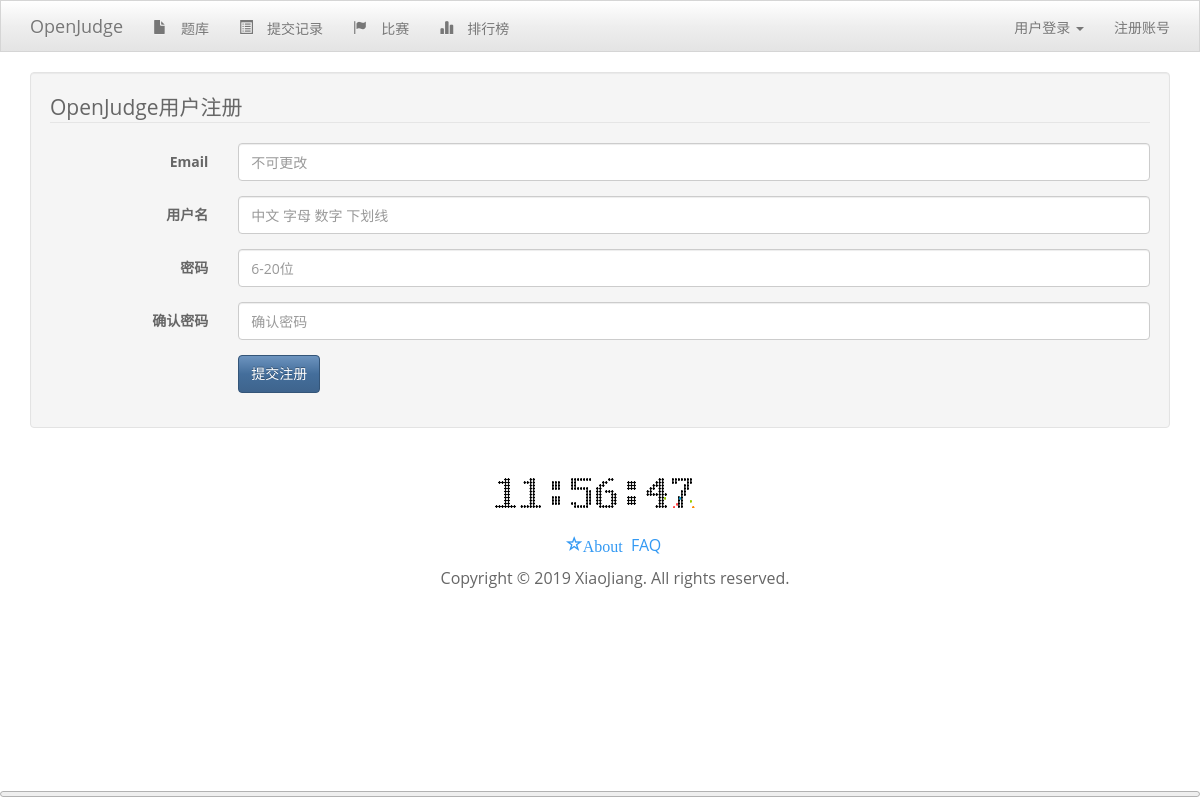
The app's page /Register.php, older data.
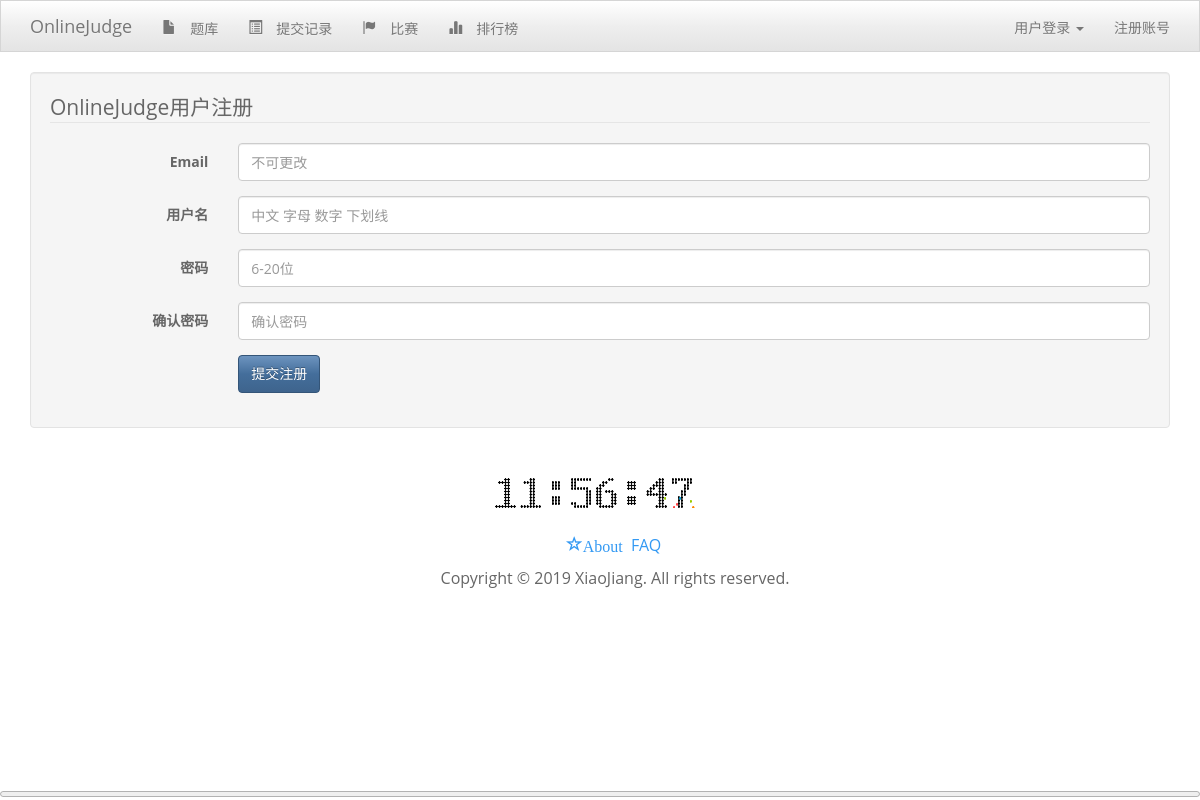
The same page, newer data.
### tables this page shows
CREATE TABLE IF NOT EXISTS `oj_data` (
  `oj_name` varchar(20) NOT NULL COMMENT '网站名称',
  `oj_html_title` varchar(30) NOT NULL COMMENT '标题',
  `oj_title` varchar(30) NOT NULL COMMENT '副名称',
  `oj_runid` int(11) NOT NULL,
  `oj_EvaMacState_1` int(11) NOT NULL,
  `oj_EvaMacState_2` int(11) NOT NULL,
  `oj_allrun_1` int(11) NOT NULL,
  `oj_allrun_2` int(11) NOT NULL
);

### Php/LoadData.php (called while the page is built, shortened)
<?php
function LoadData()
{
    $sql = "SELECT * FROM oj_data";
    $result = mysql_query($sql);
    $row = mysql_fetch_array($result);
    $WebName = $row['oj_name'];
}
LoadData();
?>

### Register.php (the view, shortened to what this page needs)
<!DOCTYPE html>
<html lang="zh-cn">
<?php require_once('Php/HTML_Head.php') ?>
<body>
  <?php require_once ('Php/Page_Header.php') ?>
  <div class="container animated fadeInLeft">
    <div class="well bs-component">
      <form class="form-horizontal" method="post" autocomplete="off" onsubmit="return(pstreginf());" action="Php/RegisterUser.php" target="myIframeRegister">
        <fieldset>
          <legend><?php echo $WebName ?>用户注册</legend>
          <div class="form-group" id="regemail" rel="popover" data-content="请填写正确的email地址" data-original-title="Email">
            <label for="inputEmail" class="col-lg-2 control-label">Email</label>
            <div class="col-lg-10">
              <input id="inputEmail" name="email" type="email" placeholder="不可更改" class="form-control" rel="popover"
                data-content="请填写正确的email地址！" data-html="true">
            </div>
          </div>
          <div class="form-group" id="regusername" rel="popover" data-content="用户名可以由中文，字母，数字，下划线组成。" data-original-title="用户名">
            <label for="inputUsername" class="col-lg-2 control-label">用户名</label>
            <div class="col-lg-10">
              <input id="inputUsername" name="username" type="text" placeholder="中文 字母 数字 下划线" class="form-control">
            </div>
          </div>
          <div class="form-group" id="regpassword" rel="popover" data-content="密码长度最少位，最多20位。" data-original-title="密码">
            <label for="inputPassword" class="col-lg-2 control-label">密码</label>
            <div class="col-lg-10">
              <input id="inputPassword" name="password" type="password" placeholder="6-20位" class="form-control">
            </div>
          </div>
          <div class="form-group" id="regcheckpwd" rel="popover" data-content="请再输入一次密码。" data-original-title="确认密码">
            <label for="inputrepwd" class="col-lg-2 control-label">确认密码</label>
            <div class="col-lg-10">
              <input id="inputrepwd" name="repassword" type="password" placeholder="确认密码" class="form-control">
            </div>
          </div>
          <div class="form-group">
            <div class="col-lg-10 col-lg-offset-2">
              <button id="SubmitRegisterButton" type="submit" class="btn btn-primary">提交注册</button>
            </div>
          </div>
        </fieldset>
      </form>
    </div>
  </div>
  <?php
	require_once('Php/Page_Footer.php');
	?>
</body>
</html>

### Php/Page_Header.php (shortened to what this page needs)
<nav class="navbar navbar-default navbar-static-top" role="navigation">
	<div class="container">
		<div class="navbar-header">
			<a class="navbar-brand" href="/">
				<?php echo $WebName ?>
			</a>
		</div>
		<div class="collapse navbar-collapse" id="topNavbar">
			<ul class="nav navbar-nav">
				<li id="problem">
					<a href="Problem.php">
						<span class="glyphicon glyphicon-file">
						<span class="font-size-1"></span>题库</span>
					</a>
				</li>
				<li id="status">
					<a href="Status.php">
						<span class="glyphicon glyphicon-list-alt">
							<span class="font-size-1"></span>提交记录</span>
					</a>
				</li>
				<li id="contest">
					<a href="Contest.php">
						<span class="glyphicon glyphicon-flag">
							<span class="font-size-1"></span>比赛</span>
					</a>
				</li>
				<li id="ranklist">
					<a href="Ranklist.php">
						<span class="glyphicon glyphicon-stats">
							排行榜</span>
					</a>
				</li>
			</ul>
			<ul class="nav navbar-nav navbar-right">
			</ul>
		</div>
	</div>
</nav>

Row changes from the older to the newer data that the page shows:
removed oj_data: oj_name "OpenJudge"
added oj_data: oj_name "OnlineJudge"
